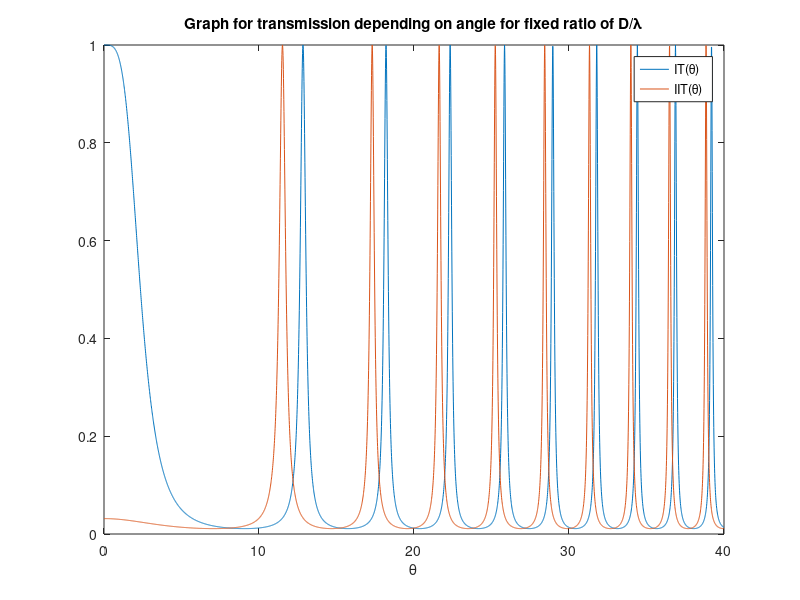

Write the MATLAB code that produced this figure.
% I19FABRYAS

% Fabry-Perot Ring pattern in Transmission and Reflection depending on angle.

% ?ear normal incidence. Parameters: reflection coefficient, thickness d, refractive index
% and range of angles in Rad. All length in mm.

function I19FABRYAS;
% Delta = 2*pi/Lamda   2dn2 cos(Theta)
n2 = 1;
r = 0.9;
D = 0.01;
Lamda1 = 0.0005;
Lamda2=0.0005025;
Theta=(0:0.01:40);

g = (2*r)/(1-r^2);

IT = 1./(1+(g^2)*sin(2*(pi/Lamda1)*D*n2*cos(2*(pi/360)*Theta)).^2);
IIT = 1./(1+(g^2)*sin(2*(pi/Lamda2)*D*n2*cos(2*(pi/360)*Theta)).^2);

% Graph for transmission depending on angle for fixed ratio of D/Lamda
figure(1);
plot(Theta,IT,Theta,IIT);
axis([0 40 0 1]);
xlabel('\theta');
legend('IT(\theta)','IIT(\theta)');
title('Graph for transmission depending on angle for fixed ratio of D/\lambda');
